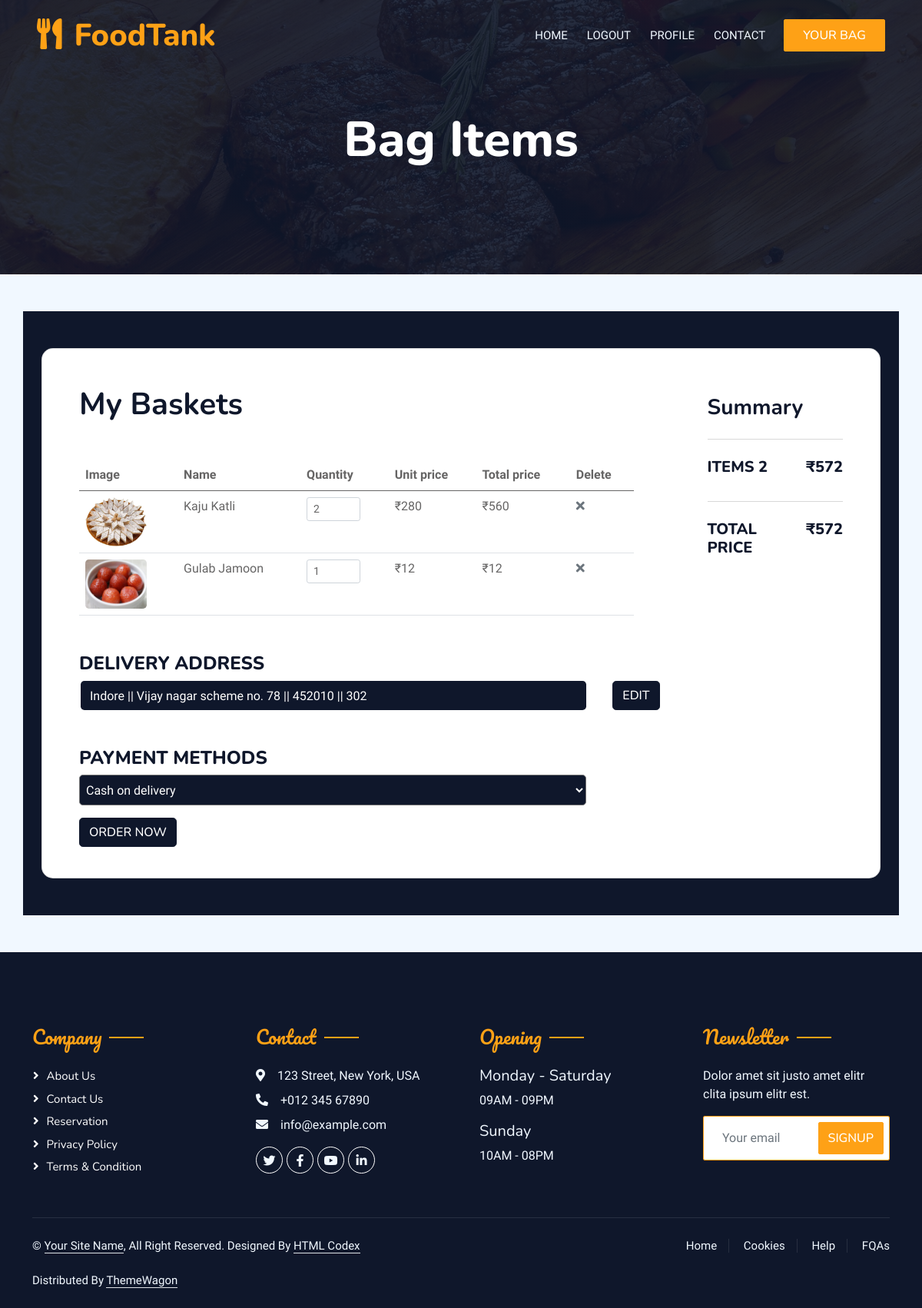
Page /bag/view_bag/ (signed in) on the earlier database version.
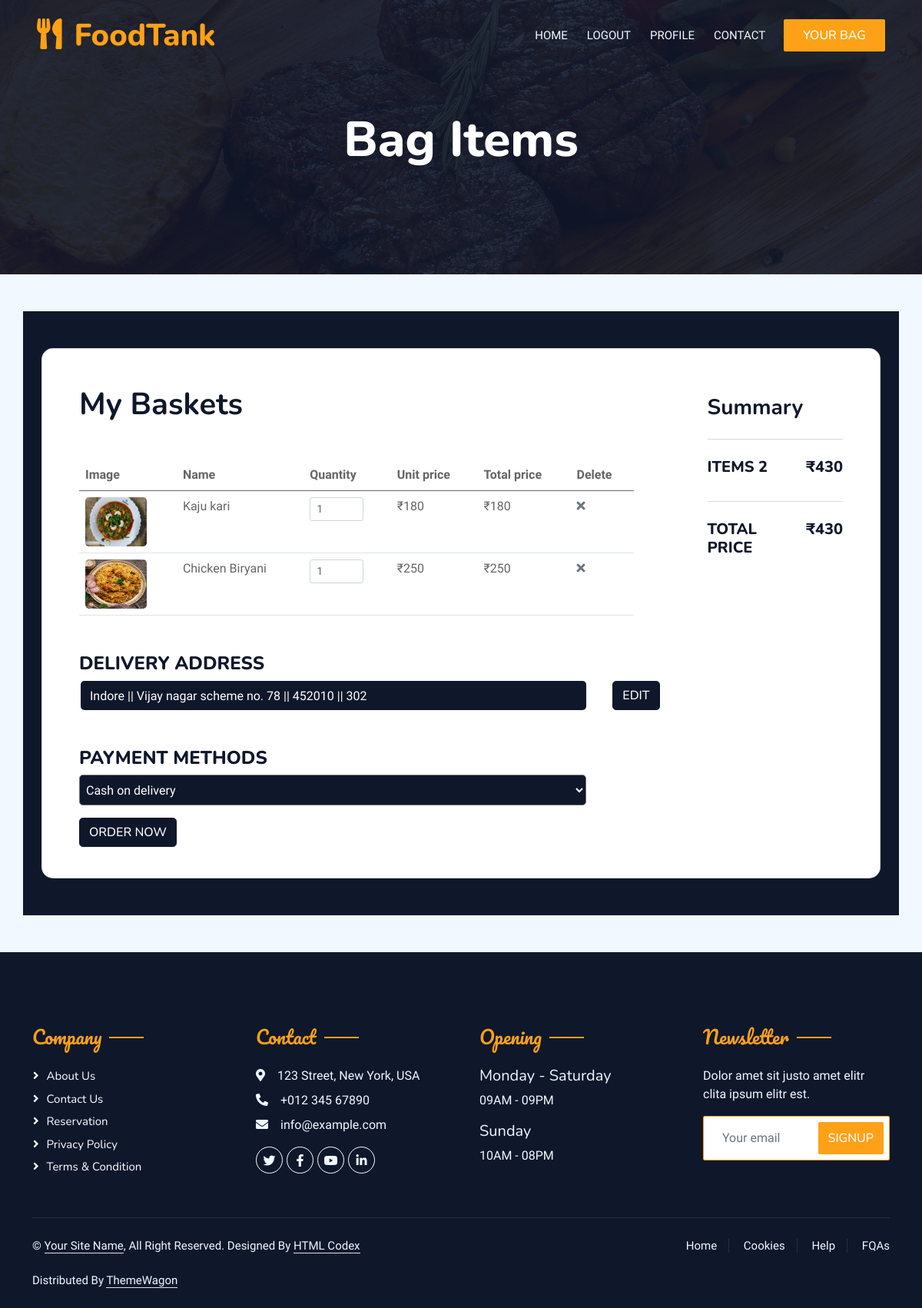
Same page on the later database version.
### bag/models.py (models this page shows, shortened)
class BagItem(models.Model):
    bag = models.ForeignKey(Bag, on_delete=models.CASCADE)
    item = models.ForeignKey(Menu, on_delete=models.CASCADE)
    quantity = models.PositiveIntegerField(default=1, blank=True)

### menu/models.py (models this page shows, shortened)
class Menu(models.Model):
    restaurant = models.ForeignKey(Restaurant, on_delete=models.CASCADE)  # ForeignKey to Restaurant
    name = models.CharField(max_length=255)
    description = models.TextField()
    type = models.CharField(max_length=255)
    price = models.DecimalField(max_digits=10, decimal_places=2)
    available = models.BooleanField(blank=True, default=True)
    cuisine = models.CharField(max_length=255, blank=True)
    img1 = models.ImageField(upload_to='menu_images/', null=True, blank=True)

### user/models.py (models this page shows, shortened)
class Address(models.Model):
    user = models.ForeignKey(User, on_delete=models.CASCADE)
    state = models.CharField(max_length=255)
    city = models.CharField(max_length=255)
    area = models.CharField(max_length=255)
    house_no = models.IntegerField(blank=True, null=True)
    zipcode = models.CharField(max_length=255)
    landmark = models.CharField(max_length=255, blank=True)
    category = models.CharField(max_length=255, choices=[('Home', 'Home'), ('Work', 'Work')])

### bag/views.py (the view, shortened to what this page needs)
# urls.py: path("view_bag/", views.viewBag, name="view_bag"),
def viewBag(request):
    if not request.user.is_authenticated or not request.user.user_type == "Customer":
        return redirect("/login/")
    address = Address.objects.filter(user=request.user)
    userBag = Bag.objects.get(user=request.user)
    bagItems = BagItem.objects.filter(bag=userBag)
    total = 0
    count = 0
    for item in bagItems:
        item_quantity = int(item.quantity)
        item_price = int(item.item.price)
        total += item_quantity * item_price
        count += 1
    context = {
        'address': address,
        'bagItems': bagItems,
        'total': total,
        'count': count,
    }
    return render(request, "bag/basket.html", context)

### templates/bag/basket.html (shortened to what the changed rows need)
{% extends 'base.html' %}
{% block content %}
{% load static %}
{% load sweetify %}
<div class="container-xxl position-relative p-0">
  {% include 'navbar.html' %}
  <div class="container-xxl py-5 bg-dark hero-header mb-5">
    <div class="container text-center my-5 pt-5 pb-4">
      <h1 class="display-3 text-white mb-3 animated slideInDown">Bag Items</h1>
    </div>
  </div>
</div>
<section class="container h-100 h-custom" style="background-color: #0f172b">
  <div class="container py-5 h-100">
    <div class="row d-flex justify-content-center align-items-center h-100">
      <div class="col-12">
        <div
          class="card card-registration card-registration-2"
          style="border-radius: 15px"
        >
          <div class="card-body p-0" id="appendEmptyBag">
            {% if bagItems %}
            <div class="row g-0" id="deleteBasket">
              <div class="col-lg-9">
                <div class="mx-5 mt-5">
                  <div class="mb-5">
                    <h1 class="fw-bold mb-0 text-black">My Baskets</h1>
                  </div>
                  <table class="table">
                    <thead>
                      <tr>
                        <th scope="col">Image</th>
                        <th scope="col">Name</th>
                        <th scope="col">Quantity</th>
                        <th scope="col">Unit price</th>
                        <th scope="col">Total price</th>
                        <th scope="col">Delete</th>
                      </tr>
                    </thead>
                    <tbody>
                      {% for item in bagItems %}
                      <tr class="deleteRow" id="deleteRow">
                        <th scope="row">
                          <img
                            src="{{item.item.img1.url}}"
                            class="img-fluid rounded-3"
                            alt="food"
                            style="width: 5rem; height: 4rem"
                          />
                        </th>
                        <td>{{item.item.name}}</td>
                        <td>
                          <input
                            id="form1"
                            min="1"
                            name="{{item.id}}"
                            value="{{item.quantity}}"
                            type="number"
                            class="form-control form-control-sm itemQuantity"
                            data-food-item="{{item.id}}"
                            style="width: 70px"
                          />
                        </td>
                        <td>₹{{ item.item.price | stringformat:'d' }}</td>
                        <td class="newPrice">
                          ₹{% widthratio item.item.price 1 item.quantity %}
                        </td>
                        <td>
                          <a
                            class="text-muted deleteFood"
                            href="/bag/deleteItem/{{item.id}}"
                            data-food-item="{{item.id}}"
                            ><i class="fas fa-times"></i
                          ></a>
                        </td>
                      </tr>
                      {% endfor %}
                    </tbody>
                  </table>
                  <h4 class="text-uppercase mt-5">Delivery Address</h4>
                  {% for data in address %}
                  <div
                    style="margin-left: 2px"
                    class="row d-flex justify-content-between">
                    <div
                      class="text-white bg-dark pt-2 rounded-3"
                      style="width: 90%">
                        {{data.city}} || {{data.area}} || {{data.zipcode}} ||
                        {{data.house_no}}
                    </div>
                    <div class="text-white" style="width: 7%">
                      <a href="/profile/" class="btn btn-dark rounded-3"
                        >Edit</a
                      >
                    </div>
                  </div>
                  {% endfor %}
                  <form action="/order/placeOrder/" method="POST">
                    <h4 class="text-uppercase mt-5">Payment Methods</h4>
                    <div class="row d-flex justify-content-between">
                      <div>
                        <select
                          class="bg-dark rounded-3 text-white"
                          name="payment"
                          id="payment-method"
                          style="width: 91.5%; height: 40px"
                        >
                          <option value="Cash on delivery">
                            &nbsp;Cash on delivery
                          </option>
                        </select>
                      </div>
                      <div class="my-3 pb-4">
                        <input
                          type="submit"
                          class="btn btn-dark rounded-3"
                          value="Order now"
                          id="orderNow"
                        />
                      </div>
                    </div>
                  </form>
                </div>
              </div>
              <div class="col-lg-3 bg-grey">
                <div class="p-5">
                  <h3 class="fw-bold mt-2 pt-1">Summary</h3>
                  <hr class="my-4" />
                  <div class="d-flex justify-content-between mb-4">
                    <h5 class="text-uppercase">items {{count}}</h5>
                    <h5 class="totalPrice">₹{{total}}</h5>
                  </div>
                  <hr class="my-4" />
                  <div class="d-flex justify-content-between mb-5">
                    <h5 class="text-uppercase">Total price</h5>
                    <h5 class="totalPrice">₹{{total}}</h5>
                  </div>
                </div>
              </div>
            </div>
            {% endif %}
          </div>
        </div>
      </div>
    </div>
  </div>
</section>
{% endblock content %}

Differences in the rows shown:
removed BagItem: item.img1 (picture), item.name "Kaju Katli", id "2", item.price "280", item+quantity "560"
removed BagItem: item.img1 (picture), item.name "Gulab Jamoon", id "1", item.price "12", item+quantity "12"
added BagItem: item.img1 (picture), item.name "Kaju kari", id "1", item.price "180", item+quantity "180"
added BagItem: item.img1 (picture), item.name "Chicken Biryani", id "1", item.price "250", item+quantity "250"
Other differences:
{{ total }}: "572" → "430"
